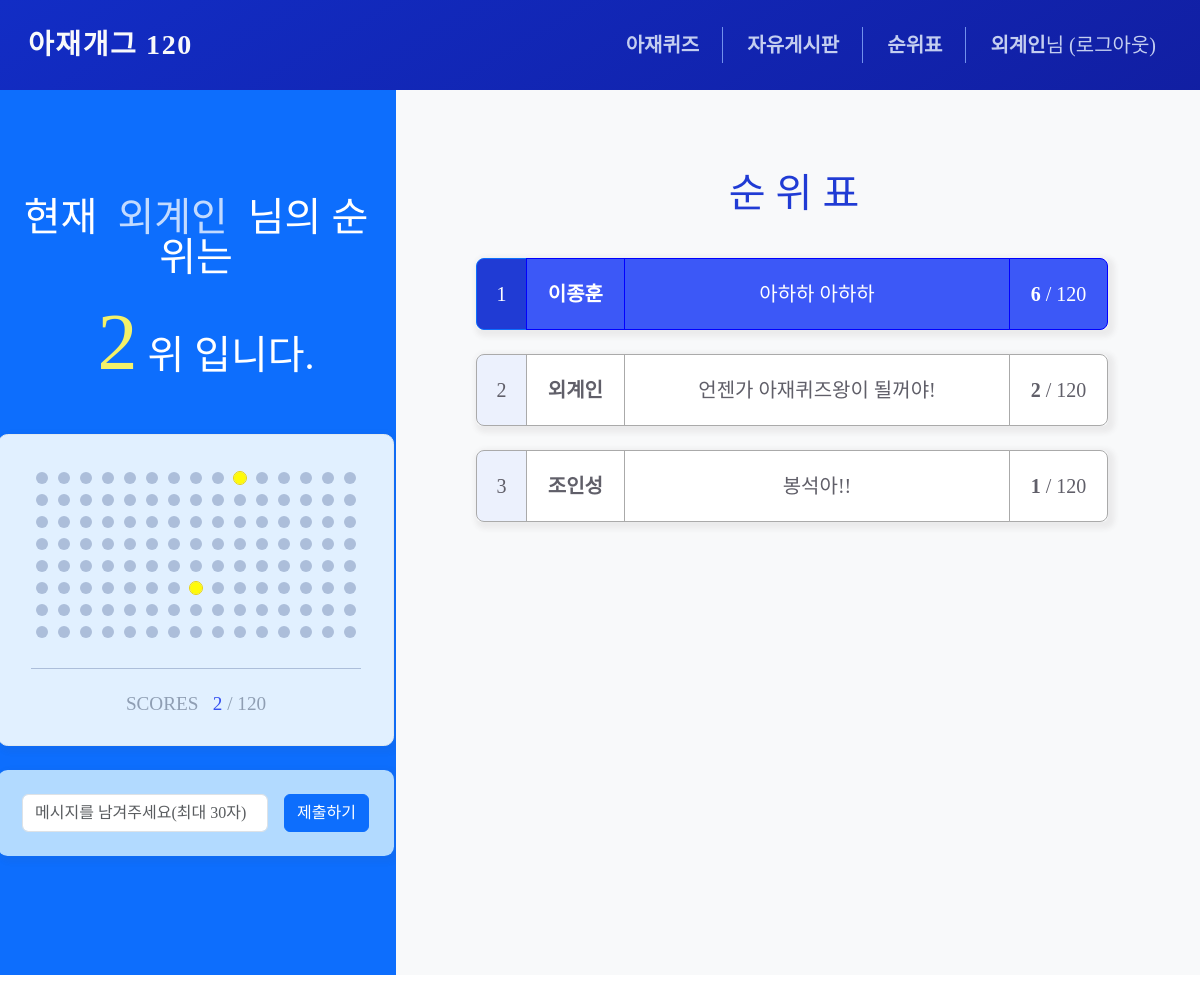
The page /rank/status/ (signed in) on the database as committed earlier.
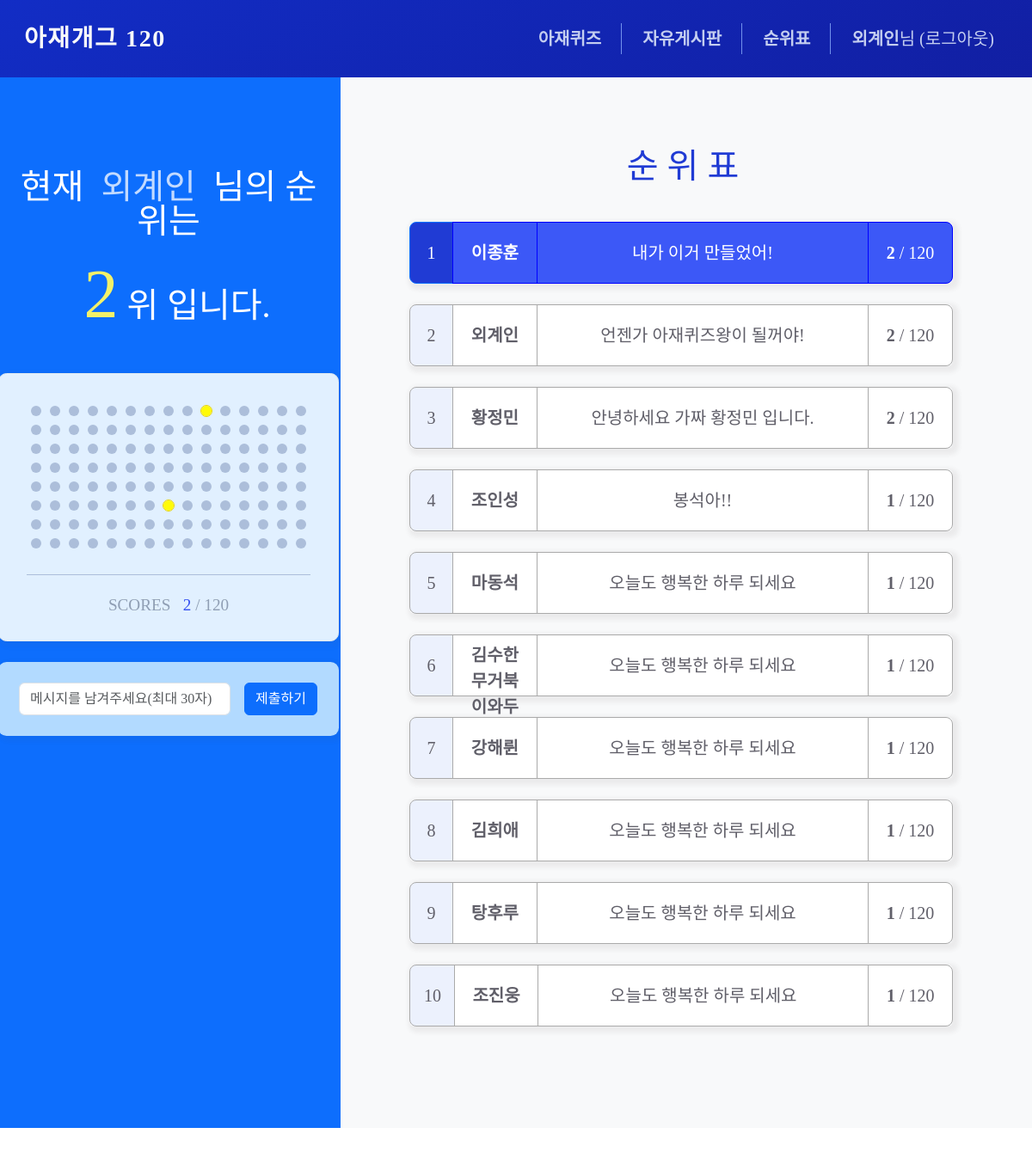
The same page on the database as committed later.
### homepage/models.py (models this page shows)
class Users(db.Model):
    __tablename__ = 'users'
    id = db.Column(db.Integer, primary_key=True)
    username = db.Column(db.String(50), unique=True, nullable=False)
    password = db.Column(db.String(200), nullable=False)
    email = db.Column(db.String(120), unique=True, nullable=False)
    comment = db.Column(db.String(20), nullable=True)
    @classmethod
    def get_users_data(cls):
        users = cls.query.join(Solved, cls.id == Solved.user_id).group_by(cls.id).order_by(
            db.func.count(Solved.quiz_id).desc()
        ).all()
        for user in users:
            user.comment = user.comment or '오늘도 행복한 하루 되세요'
            user.quiz_id_count = Solved.query.filter_by(user_id=user.id).count()
        return users

### homepage/views/rank_views.py (the view)
@bp.route('/status/', methods=('GET', 'POST'))
@login_required
def rank():
    solved = Solved.query.filter_by(user_id=g.user.id).all()
    solved_quiz_ids = []
    for solve in solved:
        solved_quiz_ids.append(solve.quiz_id)
    all_user_data = Users.get_users_data()
    form = RankForm()
    if request.method == 'POST' and form.validate_on_submit():
        user = Users.query.filter_by(id=g.user.id).first()
        user.comment = form.comment.data
        db.session.commit()
        return redirect(url_for('rank.rank'))
    return render_template('rank/rank.html', solved_quiz_ids=solved_quiz_ids, all_user_data=all_user_data, form=form)

### homepage/forms.py
class RankForm(FlaskForm):
    comment = StringField('코멘트', validators=[DataRequired(), Length(max=30, message='글자수는 최대 30자까지 가능합니다.')])

### homepage/views/auth_views.py (called while the page is built)
@bp.before_app_request
def load_logged_in_user():
    user_id = session.get('user_id')
    if user_id is None:
        g.user = None
    else:
        g.user = Users.query.get(user_id)

def login_required(view):
    @functools.wraps(view)
    def wrapped_view(*args, **kwargs):
        if g.user is None:
            _next = request.url if request.method == 'GET' else ''
            return redirect(url_for('auth.login', next=_next))
        return view(*args, **kwargs)
    return wrapped_view

### homepage/templates/rank/rank.html (shortened to what this page needs)
{% extends 'base.html' %}
{% block content %}
<link rel="stylesheet" href="{{ url_for('static', filename='reset.min.css') }}" />
<div class="container-fruid whole_wrap">
    <div class="row">
        <div class="col-lg-4 quiz_wrap bg-primary">
            <div class="d-flex flex-wrap justify-content-center align-items-start mx-3 my-4 p-3">
                <div class="container-fruid ms-2">
                    <div class="mx-2 my-5 text-center">
                        {% if solved_quiz_ids == [] %}
                            <h1 class="rank-text-user">현재&nbsp;&nbsp;<b class="text-white text-opacity-75">{{
                                    g.user.username }}</b>&nbsp;&nbsp;님은</h1>
                            <h1 class="rank-text-user">풀어낸 퀴즈가 없습니다.</h1>
                        {% else %}
                            <h1 class="rank-text-user">현재&nbsp;&nbsp;<b class="text-white text-opacity-75">{{
                                    g.user.username }}</b>&nbsp;&nbsp;님의 순위는</h1>
                            <h1 class="rank-text-user"><b class="rank-number-user">
                                    {% for user in all_user_data %}{% if user.id == g.user.id %}{{ loop.index }}{% endif
                                    %}{% endfor %}</b>위 입니다.</h1>
                        {% endif %}
                    </div>
                    <div class="rank-scores-box">
                        <div class="">
                            {% for i in range(1, 9)%}
                            <ul class="circles">
                                {% for j in range((15*(i-1))+1,(15*(i-1))+16) %}
                                {% if j in solved_quiz_ids %}
                                <li class="rank-circle-solved" id="score{{ j }}"></li>
                                {% else %}
                                <li class="rank-circle" id="score{{ j }}"></li>
                                {% endif %}
                                {% endfor %}
                            </ul>
                            {% endfor %}
                        </div>
                        <div class="text-center rank-scores-text">
                            <h2>SCORES&nbsp;&nbsp;&nbsp;<b class="rank-scores-number">{{
                                    solved_quiz_ids|length }}</b>&nbsp;/&nbsp;120</h2>
                        </div>
                    </div>
                    <div class="rank-input-box">
                        <form class="row g-3" method="POST" action=""
                            style="margin-bottom : calc(-1 * var(--bs-gutter-y));">
                            <div class="col-auto" style="width:72%;">
                                <input class="form-control" type="text" id="comment" name="comment"
                                    value="{{ form.comment.data or '' }}" placeholder="메시지를 남겨주세요(최대 30자)">
                            </div>
                            <div class="col-auto" style="width:28%;">
                                <button type="submit" id="messageBtn" class="btn btn-primary mb-3">제출하기</button>
                            </div>
                        </form>
                    </div>
                </div>
            </div>
        </div>
        <div class="col-sm-8 quiz_wrap bg-light">
            <div class="d-flex flex-wrap justify-content-center align-items-start mx-3 my-4 p-3">
                <div class="container">
                    <div class="mx-3 my-4 text-center">
                        <h1 class="rank-text">순 위 표</h1>
                    </div>
                    {% for user in all_user_data %}
                    <div class="row m-4 pe-4">
                        <div class="btn-group btn-group-lg rank-group" role="group" aria-label="Large button group">
                            {% if loop.index == 1 %}
                            <button type="button" class="col-1 btn btn-primary rank-1st-number" disabled>{{
                                loop.index }}</button>
                            <button type="button" class="col-2 btn btn-primary rank-1st-content" disabled><b
                                    class="fw-bold">{{user.username}}</b></button>
                            <button type="button" class="col-8 btn btn-primary rank-1st-content"
                                disabled>{{user.comment}}</button>
                            <button type="button" class="col-2 btn btn-primary rank-1st-content" disabled><b
                                    class="fw-bold">{{user.quiz_id_count}}</b> / 120</button>
                            {% else %}
                            <button type="button" class="col-1 btn btn-primary rank-nth-number" disabled>{{
                                loop.index }}</button>
                            <button type="button" class="col-2 btn btn-outline-primary rank-nth-content" disabled><b
                                    class="fw-bold">{{user.username}}</b></button>
                            <button type="button" class="col-8 btn btn-outline-primary rank-nth-content"
                                disabled>{{user.comment}}</button>
                            <button type="button" class="col-2 btn btn-outline-primary rank-nth-content" disabled><b
                                    class="fw-bold">{{user.quiz_id_count}}</b> / 120</button>
                            {% endif %}
                        </div>
                    </div>
                    {% endfor %}
                </div>
            </div>
        </div>
    </div>
</div>
{% endblock %}

### homepage/templates/base.html (shortened to what this page needs)
<!doctype html>
<html lang="ko">
<head>
    <link rel="stylesheet" href="{{ url_for('static', filename='bootstrap.min.css') }}">
    <link rel="stylesheet" href="{{ url_for('static', filename='reset.min.css') }}" />
    <link rel="stylesheet" href="{{ url_for('static', filename='style.css') }}">
</head>
<body id="body">
{% include "navbar.html" %}
{% block content %}
{% endblock %}
</body>
</html>

### homepage/templates/navbar.html (shortened to what this page needs)
<nav class="navbar navbar-expand-lg navbar-light nav-gradient-background" style="
    width: 100%; z-index: 9999;" id="navbar">
    <div class="container-fluid">
        <a class="navbar-brand text-light fw-bold p-3 fs-3 nav-font nav-line-height"
            href="{{ url_for('main.index') }}">아재개그&nbsp;120</a>
        {% if g.user %}
        <div class="collapse navbar-collapse justify-content-end px-2 fs-5" id="navbarSupportedContent"
            style="flex-grow:0;">
            <ul class="navbar-nav me-3">
                {% if all_user_data %}
                <li class="nav-item me-3 nav-rank">
                    <a class="nav-link text-nav" href="{{ url_for('status.show') }}"><b class="fw-bold">아재퀴즈</b></a>
                </li>
                {% endif %}
                <li class="nav-item me-3 nav-rank">
                    <a class="nav-link text-nav" href="{{ url_for('question._list') }}"><b class="fw-bold">자유게시판</b></a>
                </li>
                <li class="nav-item me-3 nav-rank">
                    <a class="nav-link text-nav" href="{{ url_for('rank.rank') }}"><b class="fw-bold">순위표</b></a>
                </li>
                <li class="nav-item">
                    <a class="nav-link text-nav" href="{{ url_for('auth.logout') }}"><b class="fw-bold">{{
                            g.user.username }}</b>님 (로그아웃)</a>
                </li>
            </ul>
                {% endif %}
            </div>
        </div>
</nav>

### homepage/static/style.css (style rules this page uses)
html, body { scroll-behavior: smooth; }
body { overflow: hidden; }
.rank-text { padding: 20px; font-family: 'EliceDigitalBaeum_Bold'; color: #203bd4; font-size: 2.5em; margin-right: 20px; }
.rank-text-user { padding-top: 20px; padding-bottom: 4px; font-family: 'EliceDigitalBaeum_Bold'; color: #ffffff; font-size: 2.5em; }
.rank-number-user { color:#f3f169; padding-left:20px; padding-right:10px; font-size: 2em; }
.rank-scores-number { color: #3551f1; }
.rank-scores-text { margin-top:25px; border-top: 1px solid #acbeda; padding-top:25px; font-family: 'EliceDigitalBaeum_Bold'; color: #8f9eb3; font-size: 1.2em; }
.rank-scores-box { padding: 2rem 2rem; margin-top: 2rem; border: 1px solid transparent; border-radius: 0.6rem; color: #091181; background-color: #e1f0ff; border-color: #e1e9ee; box-shadow: 3px 3px 5px 4px rgb(77, 71, 71, 0.05); }
.rank-group { height: 4.5rem; box-shadow: 3px 3px 5px 4px rgb(77, 71, 71, 0.075); padding-left: 0 !important; padding-right: 0 !important; }
.rank-circle { background-color: #acbeda; width: 12px; height: 12px; border-radius: 50%; margin: 5px; }
.rank-circle-solved { transition: background-color 0.3s ease-in-out; background-color: #fffb08; outline: 1px solid #ebd405; width: 12px; height: 12px; border-radius: 50%; margin: 5px; }
.rank-input-box { padding: 1.5rem 1.5rem; margin-top: 1.5rem; border-radius: 0.6rem; color: #091181; background-color: #b2daff; border-color: #e1e9ee; box-shadow: 3px 3px 5px 4px rgb(77, 71, 71, 0.05); }
.rank-1st-number:disabled { background-color: #203bd4; }
.rank-1st-content:disabled { background-color: #3c58f7; border: 1px solid blue; }
.rank-nth-number:disabled { color: #605f69; background-color: #ecf1fd; border: 1px solid #aaa; }
.rank-nth-content:disabled { color: #605f69; background-color: #fff; border: 1px solid #aaa; }
.btn-group button:disabled { opacity: 100%; }
.circles { display: flex; flex-wrap: nowrap; justify-content: center; align-items: center; }
.nav-font { font-family: 'EliceDigitalBaeum_Bold'; letter-spacing: 0.1rem; }
.nav-line-height { line-height: 1.5; }
.nav-gradient-background { background: linear-gradient(-30deg, #121b9c, #1622ce, #111a97, #122dc5); background-size: 400% 400%; animation: gradient 8s ease infinite; }
.whole_wrap { overflow: hidden; height: 100vh; }
.text-nav { color: #c4cef0 !important; }

Rows that differ between the two databases and show on the page:
changed Users "이종훈": comment "아하하 아하하" → "내가 이거 만들었어!"; quiz_id_count "6" → "2"
added Users: username "황정민", comment "안녕하세요 가짜 황정민 입니다.", quiz_id_count "2", shown under "순 위 표"
added Users: username "마동석", comment "오늘도 행복한 하루 되세요", quiz_id_count "1", shown under "순 위 표"
added Users: username "김수한무거북이와두루미", comment "오늘도 행복한 하루 되세요", quiz_id_count "1", shown under "순 위 표"
added Users: username "강해륀", comment "오늘도 행복한 하루 되세요", quiz_id_count "1", shown under "순 위 표"
added Users: username "김희애", comment "오늘도 행복한 하루 되세요", quiz_id_count "1", shown under "순 위 표"
added Users: username "탕후루", comment "오늘도 행복한 하루 되세요", quiz_id_count "1", shown under "순 위 표"
added Users: username "조진웅", comment "오늘도 행복한 하루 되세요", quiz_id_count "1", shown under "순 위 표"
